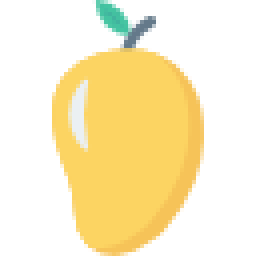
#> input picture mango.png, 64 x 64 px, found by its file name (shown 4 times larger)
$ python main.py
#> lines starting #> are read from the running program, lines starting #| are printed output that depends on the picture; long printed decimals are rounded
import numpy as np
import matplotlib.image as img
import matplotlib.pyplot as plt
import scipy.sparse as sp
import scipy.sparse.linalg as spla
import math
from sklearn.cluster import KMeans

def searchSimilarity(img):

    # get the width (w), height (h), and # of colors (c) from the image
    [h, w, c] = np.array(img).shape

    N = w*h

    # those lists will be used to store a sparse matrix S
    li = []
    lj = []
    lv = []
    deg = np.zeros(N)
    mean = 0
    std = 0

    # Here we use a vector to represent an image.
    # Each pixel is an element, so the vector length l = w*h.
    # We will use the row major to define the index of each pixel.

    # We need to compute the "similarity" among pixels,
    # and store them in a matrix S, whose size is l*l.
    # But only adjacent pixels are considered to have "location similarity".
    # So the matrix is highly "sparse", which means it has many zeros.

    # Therefore, we will use the sparse matrix format to store S.
    # The format we used is called "COOrdinate" (COO), which stores
    # each nonzero element by (i, j, v), the index (i,j) and the value v.

    #---------------------------------------------------------
    def computeSim(i1, j1, i2, j2):
        # v1 and v2 are vectors of size = 3.
        d = img[i1, j1, :]-img[i2, j2, :]
        v = np.linalg.norm(d)
        return v

    def insert(i, j , v):
        # insert the index (i,j) (j,i) and the value v to the matrix
        nonlocal mean, std
        li.append(i)
        lj.append(j)
        lv.append(v)
        li.append(j)
        lj.append(i)
        lv.append(v)
        mean = mean + v
        std = std + v*v

    #---------------------------------------------------------
    for h_idx in range(h):
        for w_idx in range(w):
            i = h_idx*h + w_idx  # source
            # down
            if (h_idx<h-1):
                j = i + w      # destination
                v = computeSim(h_idx, w_idx, h_idx+1, w_idx)
                insert(i, j, v)

            # right
            if (w_idx < w-1):
                j = i + 1      # destination
                v = computeSim(h_idx, w_idx, h_idx, w_idx+1)
                insert(i, j, v)

    # construct the sparse matrix
    sz = len(li)
    mean = mean / sz
    std = math.sqrt(std/sz - mean*mean)
    print(mean, std)

    for i in range(sz):
        lv[i] = -math.exp(-lv[i]*2/std)
        deg[li[i]] = deg[li[i]] - lv[i]

    for i in range(N):
        li.append(i)
        lj.append(i)
        lv.append(1)
        deg[i] = math.sqrt(deg[i])

    for i in range(sz):
        lv[i] = lv[i]/deg[li[i]]/deg[lj[i]]

    L = sp.coo_matrix((lv, (li,lj)), shape=(N, N))

    return L, w, h

# -------- spectral clustering ------------------
def SpectralClustering(image, nCluster):
    ''' the returned values of searchSimilarity are
        L: Laplacian matrix in the COO format
        w, h: the width and height of the image
    '''
    L, w, h = searchSimilarity(image)
    N = w*h

    m = 6
    e, v = spla.eigs(L, k=m, which="SR")

    V = np.zeros((N, m-1))
    for i in range(N):
        V[i] = v[i, 1:m].real

    clf = KMeans(n_clusters=nCluster)
    clf.fit(V)

    img_labels = np.reshape(clf.labels_, (h, w))

	# call scipy.sparse.linalg.eigs to get the smallest eigenvalues
	# and its corresponding eigenvectors

	# use the values in eigenvectors as features and call K-means to
	# cluster pixels

    return img_labels

# -------- Kmeans Clustering --------------------
def KMeansClustering(image, nCluster):
    ''' Use RGB values as features to cluster objects.
    '''
    [h, w, c] = np.array(image).shape
    N = w*h
    img = np.reshape(image, (N, c))

    clf = KMeans(n_clusters=nCluster)
    clf.fit(img)
    img_labels = np.reshape(clf.labels_, (h, w))
    return img_labels

# -------- main program -------------------------
image = img.imread('mango.png') ##change the picture name
#> image is the input picture: shape (64, 64, 4) float32; mean R, G, B, A 0.977, 0.924, 0.758, 0.386

nCluster = 5

img1 = KMeansClustering(image, nCluster)
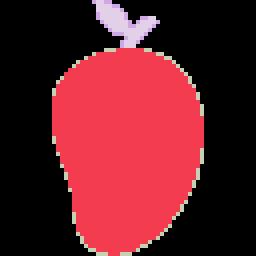
#> img1: shape (64, 64) int32 (shown 4 times larger); 5 distinct labels, from 0 to 4; one colour per label, 0 black
plt.imshow(img1)
plt.figure()
img2 = SpectralClustering(image, nCluster)
#| 0.02352 0.1279
#> in SpectralClustering, `img_labels = np.reshape(clf.labels_, (h, w))`:
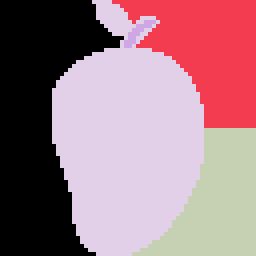
#> img_labels: shape (64, 64) int32 (shown 4 times larger); 5 distinct labels, from 0 to 4; one colour per label, 0 black
plt.imshow(img2)
